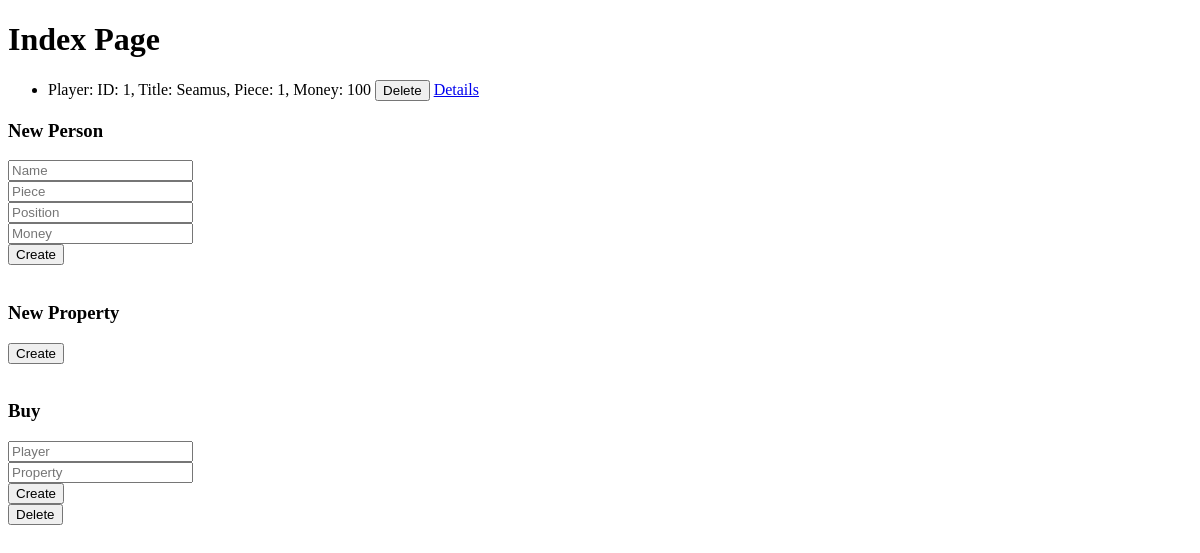
Before: / with the older database file.
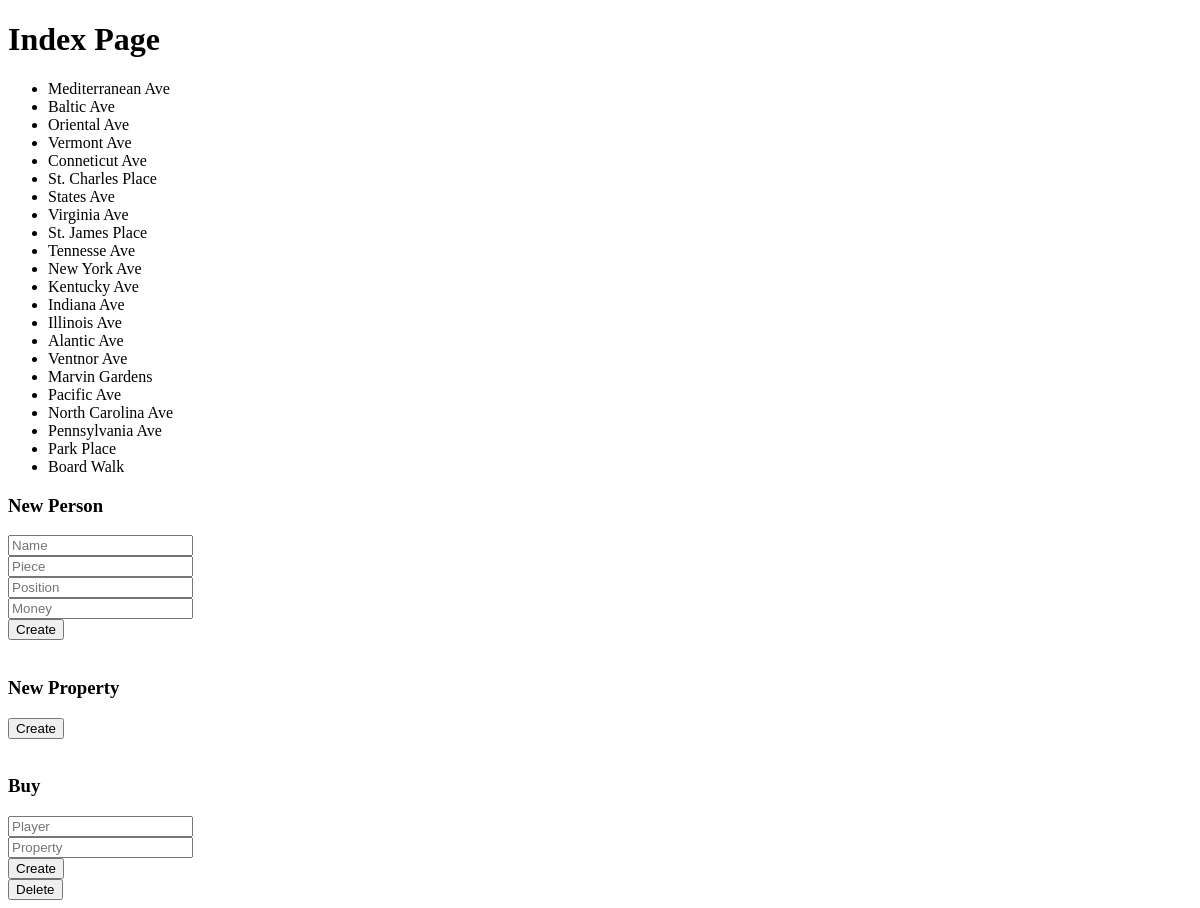
After: the same page with the newer database file.
### models.py (models this page shows, shortened)
class Player(db.Model):
    __tablename__ = "players"
    id = db.Column(db.Integer, db.Sequence('player_id_seq'), primary_key=True)
    title = db.Column(db.String(50))
    piece = db.Column(db.Integer)
    position = db.Column(db.Integer)
    money = db.Column(db.Integer)
    properties = relationship("Property",
                              back_populates="player")  # Backpopulates to other relationship column/variable. Not class object name.
    def __repr__(self):
        return f"Player: ID: {self.id}, Title: {self.title}, Piece: {self.piece}, Money: {self.money}"

class Property(db.Model):
    __tablename__ = "properties"
    id = db.Column(db.Integer, primary_key=True)
    title = db.Column(db.String(100))
    user_id = db.Column(db.Integer, db.ForeignKey("players.id", ondelete="SET NULL", name="fk_properties_players"), nullable=True)
    price = db.Column(db.Integer)
    rent_no_set = db.Column(db.Integer)
    rent_color_set = db.Column(db.Integer)
    rent_1_house = db.Column(db.Integer)
    rent_2_house = db.Column(db.Integer)
    rent_3_house = db.Column(db.Integer)
    rent_4_house = db.Column(db.Integer)
    rent_hotel = db.Column(db.Integer)
    building_cost = db.Column(db.Integer)
    mortgage = db.Column(db.Integer)
    unmortgage = db.Column(db.Integer)
    color = db.Column(db.String(10))
    player = relationship("Player",
                          back_populates="properties")  # Must be same as what the other back_populates is called

### routes.py (the view, shortened to what this page needs)
    @app.route("/", methods=["GET", "POST"])
    def index():
        if request.method=="GET":
            players = Player.query.all()
            properties = Property.query.all()
            return render_template('index.html', players = players, properties=properties)

### templates/index.html (shortened to what this page needs)
{% extends "base.html" %}
{% block content %}
<h1>Index Page</h1>
<ul>
  {% for player in players %}
    <li>{{player}}
      <button onclick="deletePerson({{player.id}})">Delete</button>
      <a href="{{url_for('details', id=player.id)}}">Details</a>
    </li>
  {% endfor %}
  {% for property in properties %}
    <li>
      {{property.title}}
    </li>
  {% endfor %}
</ul>
<h3>
  New Person
</h3>
<form action="{{url_for('index')}}" method="POST">
  <input type="text" name="title" placeholder="Name" required="required"><br>
  <input type="number" name="piece" placeholder="Piece" required="required"><br>
  <input type="number" name="position" placeholder="Position" required="required"><br>
  <input type="number" name="money" placeholder="Money" required="required"><br>
  <input type="submit" name="player" value="Create"><br>
</form>
<br>
<h3>
  New Property
</h3>
<form action="{{url_for('index')}}" method="POST">
  <input type="submit" name="property" value="Create" required="required" placeholder="color"><br>
</form>
<br>
<h3>Buy</h3>
<form action="{{url_for('index')}}" method="POST">
  <input type="text" name="buyer" placeholder="Player" required="required"><br>
  <input type="text" name="sold" placeholder="Property" required="required"><br>
  <input type="submit" name="buy" value="Create"><br>
</form>
<button onclick="deleteProperty()"> Delete</button>
{% endblock %}

### templates/base.html (shortened to what this page needs)
<!DOCTYPE html>
<html lang="en">
<head>
</head>
<body>
{% block content %}{% endblock %}
</body>
</html>

Changed rows visible on the page:
removed Player: id+title+piece "Player: ID: 1, Title: Seamus, Piece: 1, Money: 100"
added Property: title "Mediterranean Ave"
added Property: title "Baltic Ave"
added Property: title "Oriental Ave"
added Property: title "Vermont Ave"
added Property: title "Conneticut Ave"
added Property: title "St. Charles Place"
added Property: title "States Ave"
added Property: title "Virginia Ave"
added Property: title "St. James Place"
added Property: title "Tennesse Ave"
added Property: title "New York Ave"
added Property: title "Kentucky Ave"
added Property: title "Indiana Ave"
added Property: title "Illinois Ave"
added Property: title "Alantic Ave"
added Property: title "Ventnor Ave"
added Property: title "Marvin Gardens"
added Property: title "Pacific Ave"
added Property: title "North Carolina Ave"
added Property: title "Pennsylvania Ave"
added Property: title "Park Place"
added Property: title "Board Walk"
